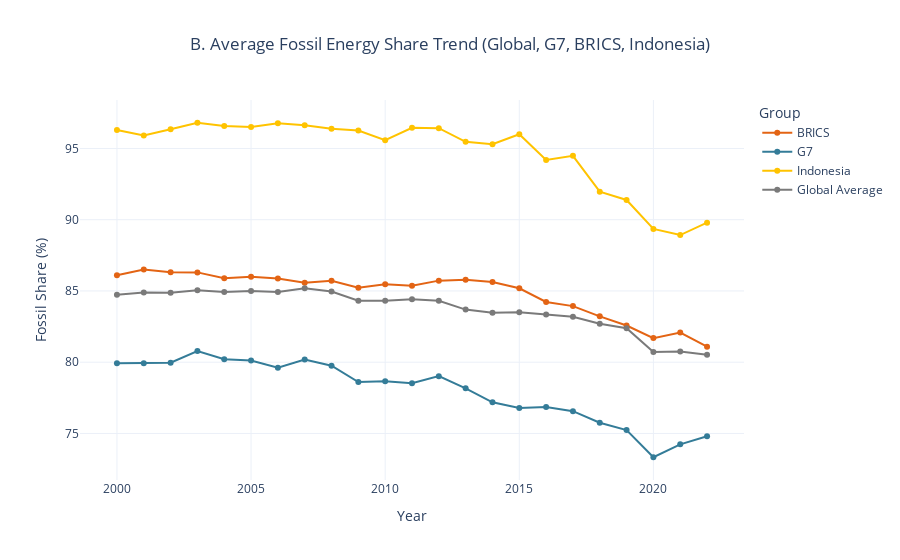

The code cell stored with this chart in its notebook:
### Code cell
# --- B. COMPREHENSIVE FOSSIL ENERGY SHARE TREND: GLOBAL vs G7 vs BRICS vs INDONESIA ---
print("\n\n--- B. Average Fossil Energy Share Trend (%) - Comprehensive ---")

# 1. Calculate Global Average (from the whole dataset)
df_global_fossil = df[(df['year'] >= start_year) & (df['year'] <= end_year)].copy()
df_global_fossil = df_global_fossil.groupby('year')['fossil_share_energy'].mean().reset_index()
df_global_fossil['Group'] = 'Global Average'

# 2. Calculate G7, BRICS, and Indonesia Averages
df_fossil_trends = df_clean.groupby(['Group', 'year'])['fossil_share_energy'].mean().reset_index()

# 3. Combine all trends
df_all_trends = pd.concat([df_fossil_trends, df_global_fossil], ignore_index=True)

# Define colors for visualization
color_map = {'G7': '#347C98', 'BRICS': '#E36414', 'Indonesia': '#FFC300', 'Global Average': '#7A7A7A'}

fig1 = px.line(df_all_trends, x='year', y='fossil_share_energy', color='Group', 
              title='B. Average Fossil Energy Share Trend (Global, G7, BRICS, Indonesia)',
              labels={'fossil_share_energy': 'Fossil Share (%)', 'year': 'Year'}, 
              markers=True, color_discrete_map=color_map)
fig1.update_layout(title_x=0.5, yaxis_title="Fossil Share (%)")
display(fig1)
print("Insight: **Indonesia** consistently operates with a **Fossil Share above 90%**, significantly higher than the BRICS average, highlighting its unique challenge and heavy reliance on domestic coal and oil resources.")

### Figure 1 — Plotly figure (JSON) as saved in the notebook; plotly's stock layout.template omitted (floating-point values rounded to 4 significant figures)
{"data": [{"hovertemplate": "Group=BRICS<br>Year=%{x}<br>Fossil Share (%)=%{y}<extra></extra>", "legendgroup": "BRICS", "line": {"color": "#E36414", "dash": "solid"}, "marker": {"symbol": "circle"}, "mode": "lines+markers", "name": "BRICS", "orientation": "v", "showlegend": true, "type": "scatter", "x": [2000, 2001, 2002, 2003, 2004, 2005, 2006, 2007, 2008, 2009, 2010, 2011, 2012, 2013, 2014, 2015, 2016, 2017, 2018, 2019, 2020, 2021, 2022], "xaxis": "x", "y": [86.11, 86.51, 86.31, 86.3, 85.88, 86.0, 85.87, 85.58, 85.72, 85.23, 85.47, 85.37, 85.72, 85.78, 85.63, 85.19, 84.23, 83.94, 83.22, 82.57, 81.69, 82.08, 81.09], "yaxis": "y"}, {"hovertemplate": "Group=G7<br>Year=%{x}<br>Fossil Share (%)=%{y}<extra></extra>", "legendgroup": "G7", "line": {"color": "#347C98", "dash": "solid"}, "marker": {"symbol": "circle"}, "mode": "lines+markers", "name": "G7", "orientation": "v", "showlegend": true, "type": "scatter", "x": [2000, 2001, 2002, 2003, 2004, 2005, 2006, 2007, 2008, 2009, 2010, 2011, 2012, 2013, 2014, 2015, 2016, 2017, 2018, 2019, 2020, 2021, 2022], "xaxis": "x", "y": [79.93, 79.93, 79.97, 80.78, 80.2, 80.11, 79.62, 80.19, 79.76, 78.61, 78.65, 78.53, 79.02, 78.17, 77.18, 76.78, 76.85, 76.56, 75.75, 75.24, 73.33, 74.23, 74.81], "yaxis": "y"}, {"hovertemplate": "Group=Indonesia<br>Year=%{x}<br>Fossil Share (%)=%{y}<extra></extra>", "legendgroup": "Indonesia", "line": {"color": "#FFC300", "dash": "solid"}, "marker": {"symbol": "circle"}, "mode": "lines+markers", "name": "Indonesia", "orientation": "v", "showlegend": true, "type": "scatter", "x": [2000, 2001, 2002, 2003, 2004, 2005, 2006, 2007, 2008, 2009, 2010, 2011, 2012, 2013, 2014, 2015, 2016, 2017, 2018, 2019, 2020, 2021, 2022], "xaxis": "x", "y": [96.3, 95.9, 96.35, 96.81, 96.58, 96.51, 96.77, 96.63, 96.38, 96.26, 95.58, 96.45, 96.42, 95.47, 95.29, 96.0, 94.19, 94.48, 91.97, 91.39, 89.36, 88.92, 89.79], "yaxis": "y"}, {"hovertemplate": "Group=Global Average<br>Year=%{x}<br>Fossil Share (%)=%{y}<extra></extra>", "legendgroup": "Global Average", "line": {"color": "#7A7A7A", "dash": "solid"}, "marker": {"symbol": "circle"}, "mode": "lines+markers", "name": "Global Average", "orientation": "v", "showlegend": true, "type": "scatter", "x": [2000, 2001, 2002, 2003, 2004, 2005, 2006, 2007, 2008, 2009, 2010, 2011, 2012, 2013, 2014, 2015, 2016, 2017, 2018, 2019, 2020, 2021, 2022], "xaxis": "x", "y": [84.74, 84.89, 84.87, 85.04, 84.92, 85.0, 84.93, 85.19, 84.96, 84.32, 84.31, 84.42, 84.31, 83.69, 83.48, 83.5, 83.34, 83.2, 82.71, 82.39, 80.71, 80.74, 80.52], "yaxis": "y"}], "layout": {"legend": {"title": {"text": "Group"}, "tracegroupgap": 0}, "title": {"text": "B. Average Fossil Energy Share Trend (Global, G7, BRICS, Indonesia)", "x": 0.5}, "xaxis": {"anchor": "y", "domain": [0, 1], "title": {"text": "Year"}}, "yaxis": {"anchor": "x", "domain": [0, 1], "title": {"text": "Fossil Share (%)"}}}}
